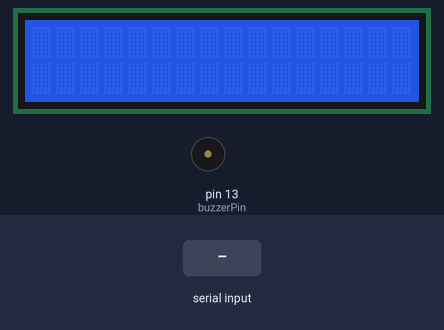
Recording of a sketch running on a simulated Arduino Uno, built with avr-gcc and run on an emulated ATmega328P. Parts: 16×2 character LCD, buzzer (waves = sounding). The test bench sets the inputs (shaded band).

Above: at 1.2 s.
1.3 s: "F" received over Serial
At 1.7 s:
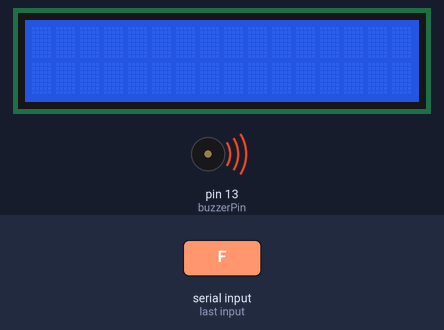
At 2.1 s:
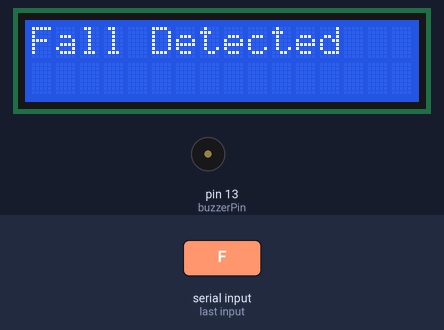
3.3 s: "W" received over Serial
At 4.1 s:
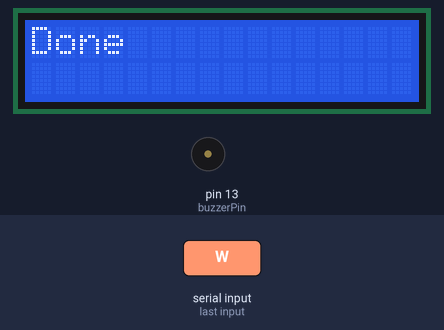
Timing chart, 0 to 6.3 s (numbered marks = the images above; inputs shaded):
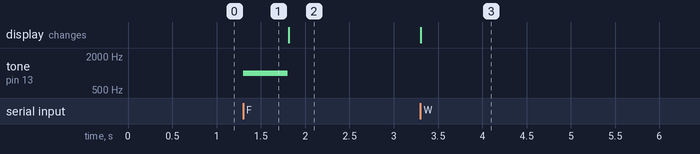

The sketch:

major.ino
```cpp
#include <LiquidCrystal_I2C.h>

const int buzzerPin = 13;
const int LCD_ADDR = 0x27; // Replace with your I2C address

LiquidCrystal_I2C lcd(LCD_ADDR, 16, 2);

void setup() {
  Serial.begin(9600);
  pinMode(buzzerPin, OUTPUT);
  lcd.begin();
  lcd.backlight();
}

void loop() {
  while(Serial.available() > 0) {
    char command = Serial.read();
    if (command == 'F') {
      tone(buzzerPin, 1000);
      delay(500);
      noTone(buzzerPin);
      lcd.clear();
      lcd.setCursor(0, 0);
      lcd.print("Fall Detected");
    } else if (command == 'W') {
      // Stop the buzzer if 'W' command is received
      noTone(buzzerPin);
      lcd.clear();
      lcd.print("Done");
    }
  }
}
```

Measured:
- after the input at 1.3 s, tone on pin 13 (buzzerPin): silent → 1000 Hz at once, → silent 0.50 s later
- after the input at 3.3 s, the display: changes at once (image 3)
